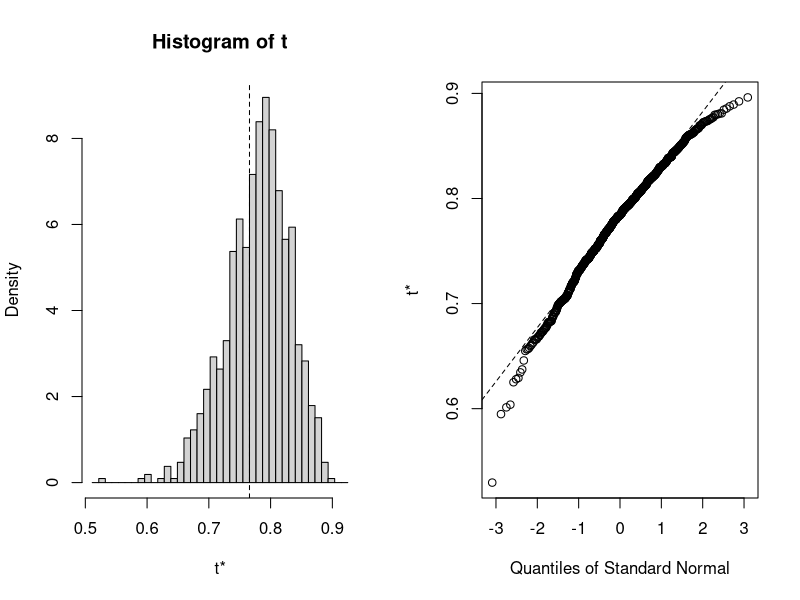

Recreate this plot in R.
## ---- chunk 1
knitr::opts_chunk$set(echo = TRUE)

# fit a linear model
m1 <- lm(mpg~wt+disp, data=mtcars)

# get the summary model fit statistics
sm1 <- summary(m1)

# extract adjusted R2 from model fit stats
sm1$adj.r.squared
## ---- chunk 2
# Bootstrap 95% CI for adjusted R-Squared
library(boot)

# function to obtain R-Squared from the data 
adjrsq <- function(formula, data, indices) {
  d <- data[indices,] # allows boot to select sample 
  fit <- lm(formula, data=d)
  return(summary(fit)$adj.r.square)
} 

# bootstrapping with 1000 replications 
results <- boot(data=mtcars, statistic=adjrsq, 
  	R=1000, formula=mpg~wt+disp)
## ---- chunk 3
# view results
knitr::kable(as.data.frame(results$t[1:20,]))
## ---- chunk 4
# get bootstrapped results summary
results 

# plot the distribution of the boostrapped
# adjusted R2 values indicated by the 
# test statistic labeled "t"
plot(results)
## ---- chunk 5
# get 95% confidence interval 
bci <- boot.ci(results, type="bca")
bci
